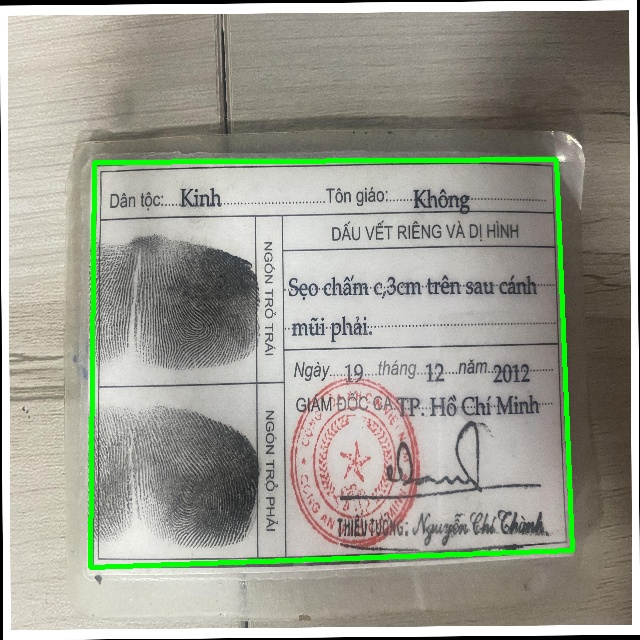
#> input picture image/20211102_080019211115_1_jpg.rf.fcf9ddb1141a4a907e80954a81bef6be.jpg, 640 x 640 px
$ python -i text_screw_correction.py   (imports and definitions only)
#> lines starting #> are read from the running program, lines starting #| are printed output that depends on the picture; after the words box and inside, x2 and y2 are one past the last pixel; in counts of white or black regions, pixels touching at a corner belong together
#> further down, picture is the input picture: shape (640, 640, 3); mean B, G, R 145.3, 157.5, 156.3
import argparse
import numpy as np
import cv2


class textScrewCorrection:
    def __init__(self, image):
        self.image = image
        self.height = image.shape[0]
#> self.height = 640
        self.width = image.shape[1]
#> self.width = 640

    def __call__(self, *args, **kwargs):
        gray = cv2.cvtColor(self.image, cv2.COLOR_BGR2GRAY)
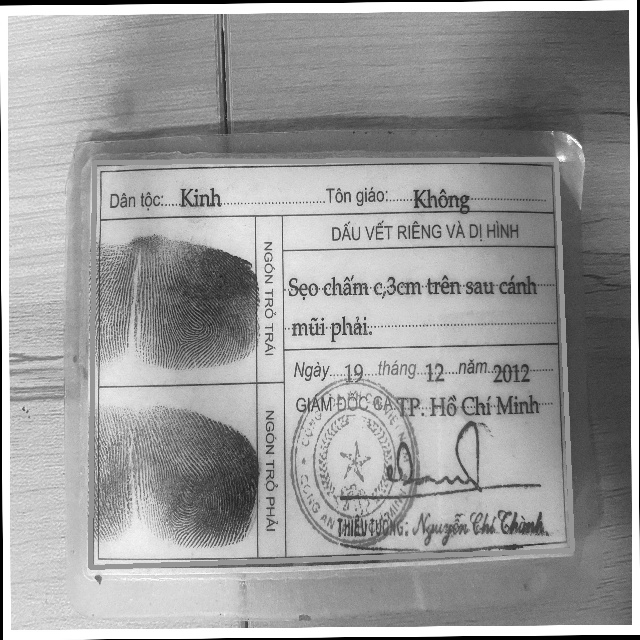
#> gray: shape (640, 640); min 0, max 255, mean 155.8
        gray = cv2.bitwise_not(gray)
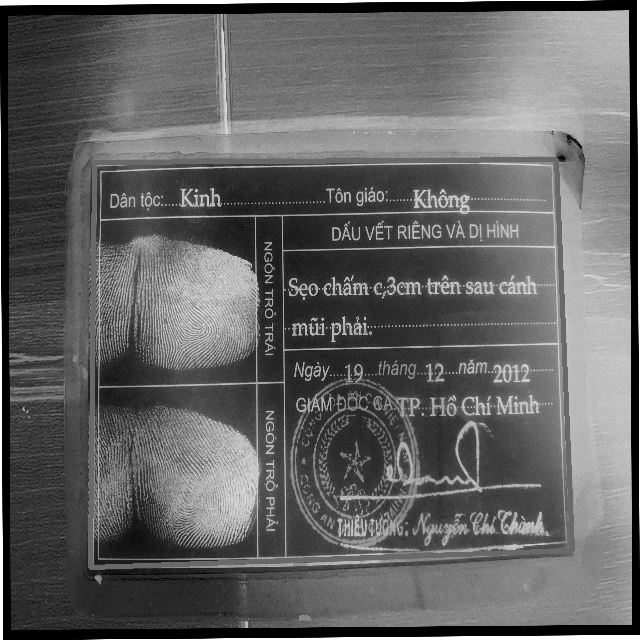
#> gray: shape (640, 640); min 0, max 255, mean 99.2
        thresh = cv2.threshold(gray, 0, 255, cv2.THRESH_BINARY | cv2.THRESH_OTSU)[1]
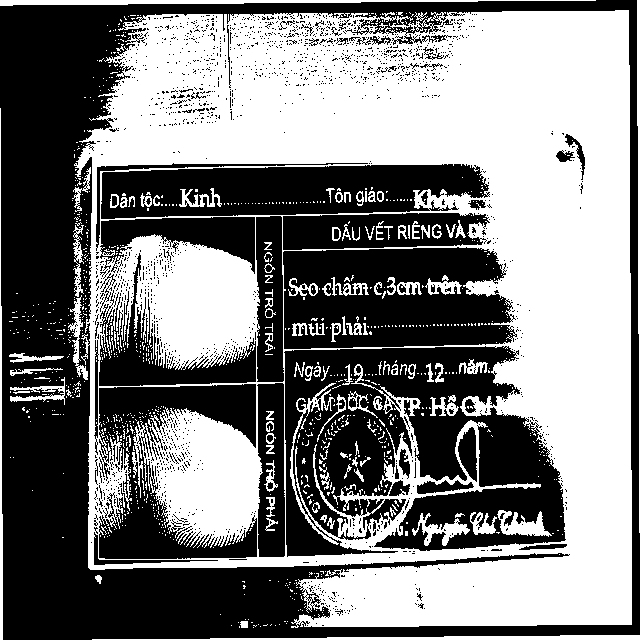
#> thresh: shape (640, 640); 49.6% white; 1033 white regions (919 under 20 px), largest, box (x1, y1, x2, y2) and area: (74, 10, 632, 628) 184840, (0, 0, 596, 6) 1820, (92, 635, 640, 640) 1567
        coords = np.column_stack(np.where(thresh > 0))
#> coords = 202986 pairs, first value 0 to 639, second value 0 to 639
        angle = cv2.minAreaRect(coords)[-1]
#> angle = -90
        if angle < -45:
            angle = -(90 + angle)
#> angle = 0
        else:
            angle = -angle
        center = (self.width // 2, self.height // 2)
#> center = (320, 320)
        M = cv2.getRotationMatrix2D(center, angle, 1.0)
#> M = [[1, 0, 0], [0, 1, 0]]
        rotated = cv2.warpAffine(self.image, M, (self.width, self.height), flags=cv2.INTER_CUBIC,
                                 borderMode=cv2.BORDER_REPLICATE)
        cv2.putText(rotated, "Angle: {:.2f} degrees".format(angle), (10, 30), cv2.FONT_HERSHEY_SIMPLEX, 0.7,
                    (0, 0, 255), 2)
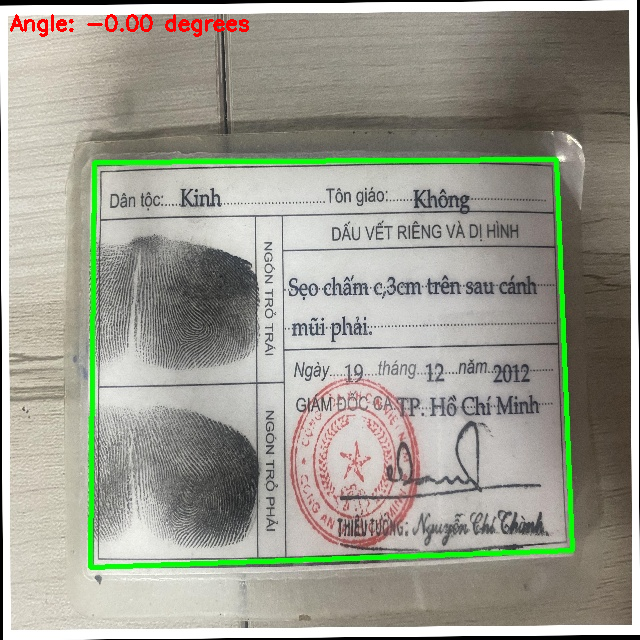
#> rotated: shape (640, 640, 3); 0.39% of pixels changed, all inside (x1, y1, x2, y2) = (10, 14, 249, 37)
        print("[INFO] angle: {:.3f}".format(angle))
#| [INFO] angle: -0.000
        cv2.imshow("Input", self.image)
        cv2.imshow("Rotated", rotated)
        cv2.waitKey(0)
        cv2.destroyAllWindows()

>>> import cv2
>>> picture = cv2.imread('../image/20211102_080019211115_1_jpg.rf.fcf9ddb1141a4a907e80954a81bef6be.jpg')
>>> result = textScrewCorrection(picture).__call__()

$ run again, on image/312022710_3267220280262027_4254670571883733612_n.png
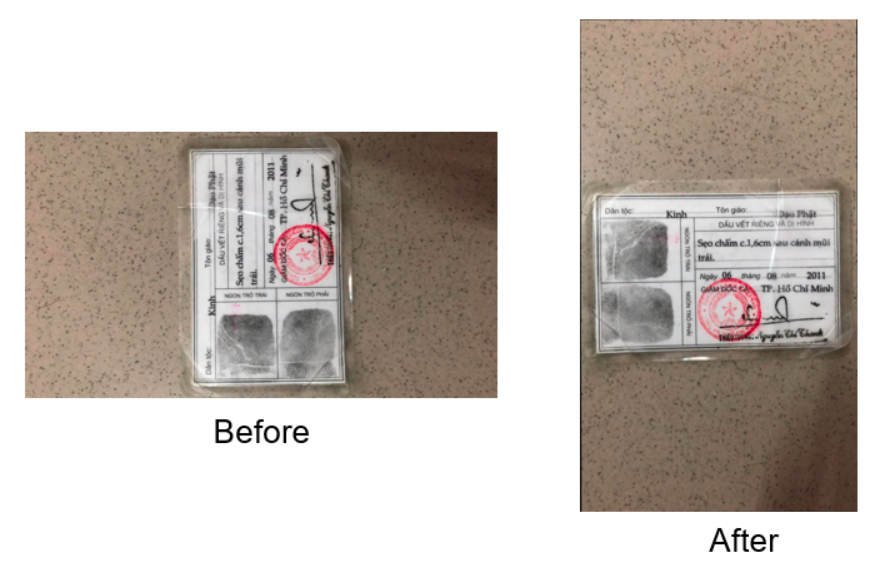
#> input picture image/312022710_3267220280262027_4254670571883733612_n.png, 886 x 570 px
#> picture is the input picture: shape (570, 886, 3); mean B, G, R 185, 191.3, 199.6
#> in __call__, `thresh = cv2.threshold(gray, 0, 255, cv2.THRESH_BINARY | cv2.THRESH_OT..`:
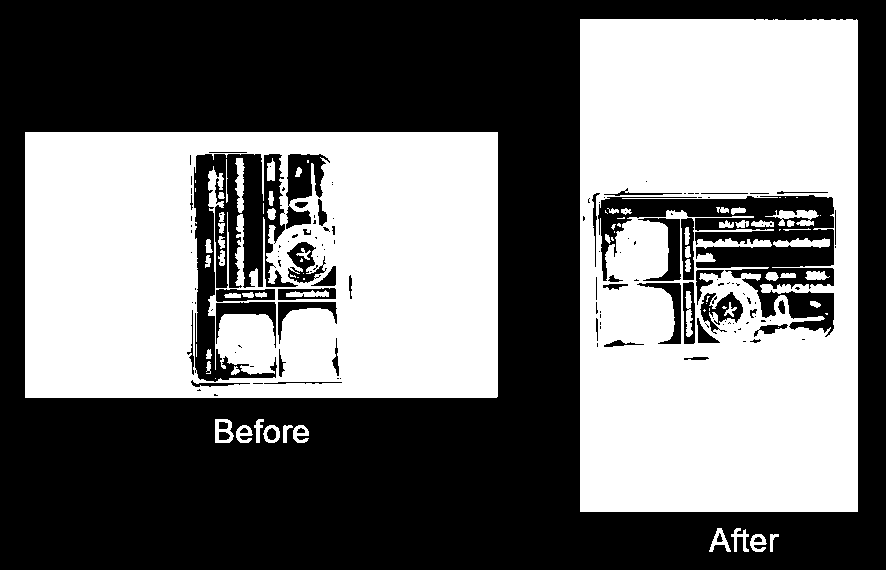
#> thresh: shape (570, 886); 45.5% white; 83 white regions (29 under 20 px), largest, box (x1, y1, x2, y2) and area: (580, 19, 858, 512) 116590, (25, 132, 498, 398) 107457, (765, 210, 819, 226) 421
#> coords = 229878 pairs, first value 19 to 551, second value 25 to 857
#> in __call__, `angle = cv2.minAreaRect(coords)[-1]`: angle = -90
#> in __call__, `angle = -(90 + angle)`: angle = 0
#> M = [[1, 0, 0], [0, 1, 0]]
#> in __call__, `cv2.putText(rotated, "Angle: {:.2f} degrees".format(angle), (10, 30), ..`:
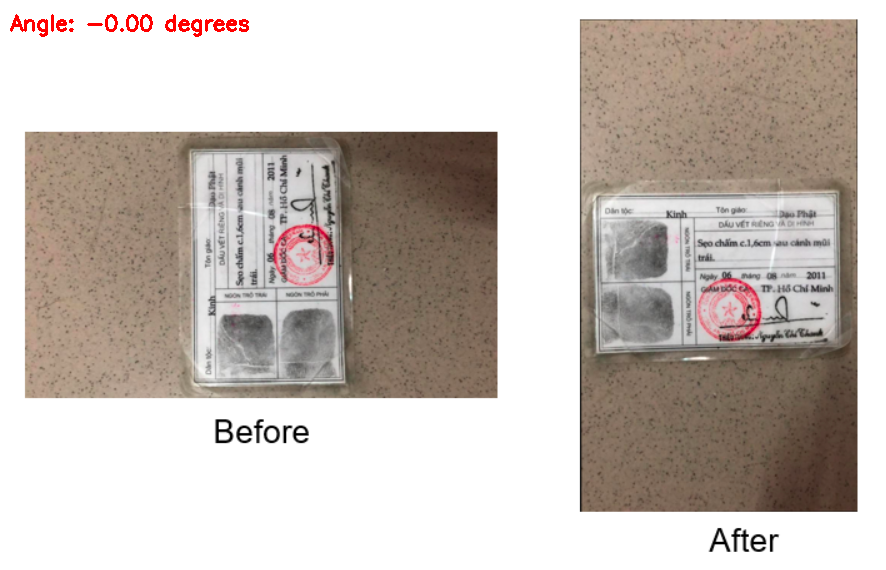
#> rotated: shape (570, 886, 3); 0.32% of pixels changed, all inside (x1, y1, x2, y2) = (10, 14, 249, 37)
#| [INFO] angle: -0.000
